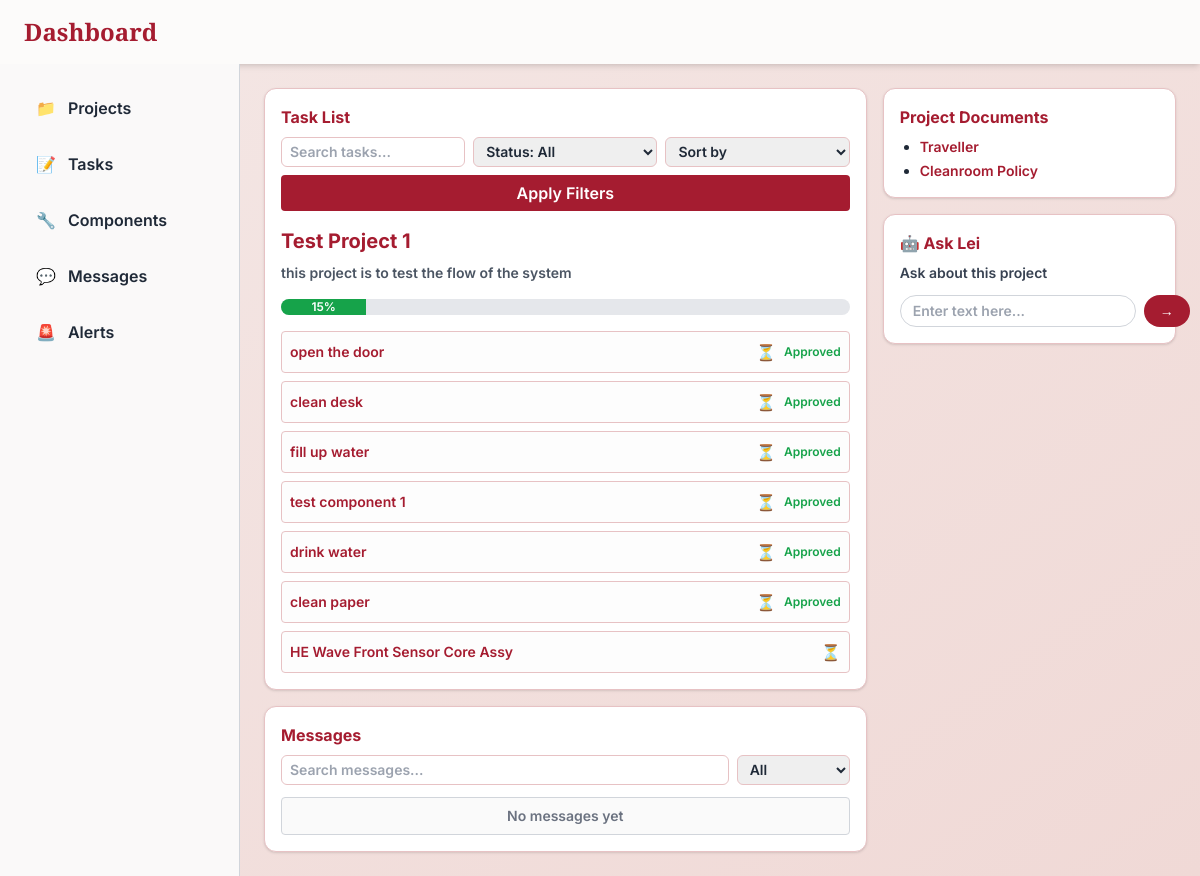
The app's page /tech/projects/1/ (signed in) with its own data.
### tracker/models.py (models this page shows, shortened)
class Project(models.Model):
    name = models.CharField(max_length=100)
    description = models.TextField(blank=True)
    start_date = models.DateField(null=True, blank=True)
    end_date = models.DateField(null=True, blank=True)
    status = models.CharField(
        max_length=20,
        choices=[('ongoing', 'Ongoing'), ('completed', 'Completed'), ('paused', 'Paused')],
        default='ongoing'
    )
    progress = models.FloatField(default=0)
    assigned_users = models.ManyToManyField(User, related_name='assigned_projects', blank=True)
    @property
    def progress(self):
        total = self.tasks.count()
        if total == 0:
            return 0
        approved = self.tasks.filter(is_approved=True).count()
        return int((approved / total) * 100)

class Task(models.Model):
    section = models.CharField(max_length=20, blank=True, null=True)
    title = models.CharField(max_length=100)
    description = models.TextField(blank=True)
    project = models.ForeignKey(Project, on_delete=models.CASCADE, related_name='tasks', null=True, blank=True)
    component = models.ForeignKey(Component, on_delete=models.SET_NULL, null=True, blank=True)
    assigned_to = models.ForeignKey(User, on_delete=models.SET_NULL, null=True, blank=True)
    completed = models.BooleanField(default=False)
    submitted_for_approval = models.BooleanField(default=False)
    is_approved = models.BooleanField(default=False)
    notes = models.TextField(blank=True, null=True)
    image = models.ImageField(upload_to='tasks/images/', blank=True, null=True)
    video = models.FileField(upload_to='tasks/videos/', blank=True, null=True)
    audio = models.FileField(upload_to='tasks/audio/', blank=True, null=True)
    document = models.FileField(upload_to='tasks/docs/', blank=True, null=True)
    due_date = models.DateField(null=True, blank=True)
    status = models.CharField(
        max_length=20,
        choices=[('todo', 'To Do'), ('in_progress', 'In Progress'), ('completed', 'Completed'), ('approved', 'Approved')],
        default='todo'
    )
    created_at = models.DateTimeField(auto_now_add=True)

### tracker/views.py (the view)
# urls.py: path('tech/projects/<int:project_id>/', views.tech_project_detail_view, name='tech_project_detail'),
@login_required
def tech_project_detail_view(request, project_id):
    project = get_object_or_404(Project, id=project_id)
    tasks = Task.objects.filter(project=project, assigned_to=request.user)
    search_query = request.GET.get('search', '')
    status_filter = request.GET.get('status', 'all')
    sort_by = request.GET.get('sort', '')
    if search_query:
        tasks = tasks.filter(title__icontains=search_query)
    if status_filter == 'completed':
        tasks = tasks.filter(is_completed=True)
    elif status_filter == 'pending':
        tasks = tasks.filter(is_completed=False)
    if sort_by == 'due':
        tasks = tasks.order_by('due_date')
    elif sort_by == 'priority':
        tasks = tasks.order_by('-priority')
    return render(request, 'tracker/tech_project_detail.html', {
        'project': project,
        'tasks': tasks,
        'search_query': search_query,
        'status_filter': status_filter,
        'sort_by': sort_by,
    })

### tracker/templates/tracker/tech_project_detail.html (shortened to what this page needs)
<!DOCTYPE html>
<html lang="en">
<head>
  <script src="https://cdn.tailwindcss.com"></script>
</head>
<body class="min-h-screen font-inter font-semibold flex flex-col bg-gradient-to-br from-[#f4e7e5] to-[#f0d9d6] text-gray-800 overflow-hidden">
  <header class="bg-[#fcfbfa] shadow-md px-6 py-4 flex justify-between items-center transition-all duration-500 ease-in-out">
    <h1 class="text-2xl font-playfair text-[#a51c30]">Dashboard</h1>
  </header>
  <main class="flex flex-1 min-h-0">
    <aside class="hidden md:block w-1/5 bg-[#faf9f9] border-r border-gray-300 p-6">
      <nav class="flex flex-col gap-4">
        <a href="{% url 'project_list' %}" class="flex items-center gap-3 px-3 py-2 rounded-md hover:bg-[#f4e8e7] hover:text-[#a51c30] transition-all"><span>📁</span><span>Projects</span></a>
        <a href="{% url 'assign_tasks' %}" class="flex items-center gap-3 px-3 py-2 rounded-md hover:bg-[#f4e8e7] hover:text-[#a51c30] transition-all"><span>📝</span><span>Tasks</span></a>
        <a href="{% url 'components' %}" class="flex items-center gap-3 px-3 py-2 rounded-md hover:bg-[#f4e8e7] hover:text-[#a51c30] transition-all"><span>🔧</span><span>Components</span></a>
        <a href="messages.html" class="flex items-center gap-3 px-3 py-2 rounded-md hover:bg-[#f4e8e7] hover:text-[#a51c30] transition-all"><span>💬</span><span>Messages</span></a>
        <a href="alerts.html" class="flex items-center gap-3 px-3 py-2 rounded-md hover:bg-[#f4e8e7] hover:text-[#a51c30] transition-all"><span>🚨</span><span>Alerts</span></a>
      </nav>
    </aside>
    <section class="flex-1 grid grid-cols-1 md:grid-cols-3 gap-4 p-6 animate-fade-in">
      <div class="md:col-span-2 flex flex-col gap-4">
        <div class="bg-white rounded-xl shadow border border-[#e7c2c4] p-4">
          <div class="flex justify-between items-center mb-2">
            <h2 class="text-md font-bold text-[#a51c30]">Task List</h2>
          </div>
          <form method="get" class="grid grid-cols-1 md:grid-cols-3 gap-2 mb-4">
            <input type="text" name="search" placeholder="Search tasks..." value="{{ search_query }}" class="text-sm px-2 py-1 border border-[#e7c2c4] rounded-md focus:outline-none focus:ring-2 focus:ring-[#a51c30]" />
            <select name="status" class="border border-[#e7c2c4] rounded-md px-2 py-1 text-sm focus:outline-none focus:ring-2 focus:ring-[#a51c30]">
              <option value="all" {% if status_filter == 'all' %}selected{% endif %}>Status: All</option>
            </select>
            <select name="sort" class="border border-[#e7c2c4] rounded-md px-2 py-1 text-sm focus:outline-none focus:ring-2 focus:ring-[#a51c30]">
              <option value="" {% if not sort_by %}selected{% endif %}>Sort by</option>
            </select>
            <button type="submit" class="bg-[#a51c30] text-white px-4 py-1.5 rounded hover:bg-red-700 transition md:col-span-3">Apply Filters</button>
          </form>
          <h2 class="text-xl font-bold text-[#a51c30] mb-2">{{ project.name }}</h2>
          <p class="text-sm text-gray-600 mb-4">{{ project.description }}</p>
          <div class="w-full bg-gray-200 h-4 rounded-full overflow-hidden mb-4">
            <div class="bg-green-600 h-4 text-white text-xs text-center" style="width: {{ project.progress }}%;">
              {{ project.progress|floatformat:0 }}%
            </div>
          </div>
          <ul class="space-y-2">
            {% for task in tasks %}
              <li class="flex justify-between items-center bg-[#fdfdfd] border border-[#e7c2c4] rounded p-2">
                <a href="{% url 'project_task_detail' task.id %}" class="text-sm truncate text-[#a51c30] hover:underline">
                  {{ task.title }}
                </a>
                <div class="flex gap-2 items-center">
                  {% if task.is_completed %}✅{% else %}⏳{% endif %}
                  {% if task.is_approved %}
                    <span class="text-xs text-green-600 font-semibold">Approved</span>
                  {% elif task.is_completed %}
                    <form method="POST" action="{% url 'approve_task' task.id %}">
                      {% csrf_token %}
                      <button class="text-xs text-white bg-green-600 px-2 py-1 rounded">Approve</button>
                    </form>
                  {% endif %}
                </div>
              </li>
            {% empty %}
              <li class="text-sm text-gray-500">No tasks found.</li>
            {% endfor %}
          </ul>
        </div>
        <div class="bg-white rounded-xl shadow border border-[#e7c2c4] p-4">
          <h2 class="text-md font-bold text-[#a51c30] mb-2">Messages</h2>
          <div class="flex gap-2 mb-3">
            <input type="text" placeholder="Search messages..." class="flex-1 text-sm px-2 py-1 border border-[#e7c2c4] rounded-md focus:outline-none focus:ring-2 focus:ring-[#a51c30]">
            <select class="border border-[#e7c2c4] rounded-md px-2 py-1 text-sm focus:outline-none focus:ring-2 focus:ring-[#a51c30]">
              <option>All</option>
            </select>
          </div>
          <div class="bg-[#fafafa] p-2 rounded border border-gray-300 text-sm text-gray-500 text-center">No messages yet</div>
        </div>
      </div>
      <div class="flex flex-col gap-4">
        <div class="bg-white rounded-xl shadow border border-[#e7c2c4] p-4">
          <h2 class="text-md font-bold text-[#a51c30] mb-2">Project Documents</h2>
          <ul class="list-disc pl-5 space-y-1 text-sm">
            <li><a href="#" class="text-[#a51c30] hover:underline">Traveller</a></li>
            <li><a href="#" class="text-[#a51c30] hover:underline">Cleanroom Policy</a></li>
          </ul>
        </div>
        <div class="bg-white rounded-xl shadow border border-[#e7c2c4] p-4">
          <h2 class="text-md font-bold text-[#a51c30] flex items-center gap-2">🤖 Ask Lei</h2>
          <p class="text-sm text-gray-700 mt-2">Ask about this project</p>
          <div class="flex gap-2 mt-3">
            <input type="text" class="flex-1 border border-gray-300 rounded-full px-3 py-1 text-sm focus:ring-2 focus:ring-[#a51c30] focus:outline-none transition" placeholder="Enter text here..." />
            <button class="bg-[#a51c30] text-white px-4 py-1.5 text-sm rounded-full hover:bg-red-700 transition">&rarr;</button>
          </div>
        </div>
      </div>
    </section>
  </main>
</body>
</html>

### tracker/templates/tracker/tech_project_detail.html (style rules this page uses)
.font-playfair { font-family: 'Playfair Display', serif; }
.font-inter { font-family: 'Inter', sans-serif; }
.animate-fade-in { animation: fade-in 0.6s ease-out; }

### records on screen
Project: name "Test Project 1", description "this project is to test the flow of the system", progress "15"
Task: title "open the door", is_approved "Approved"
Task: title "clean desk", is_approved "Approved"
Task: title "fill up water", is_approved "Approved"
Task: title "test component 1", is_approved "Approved"
Task: title "drink water", is_approved "Approved"
Task: title "clean paper", is_approved "Approved"
Task: title "HE Wave Front Sensor Core Assy"
